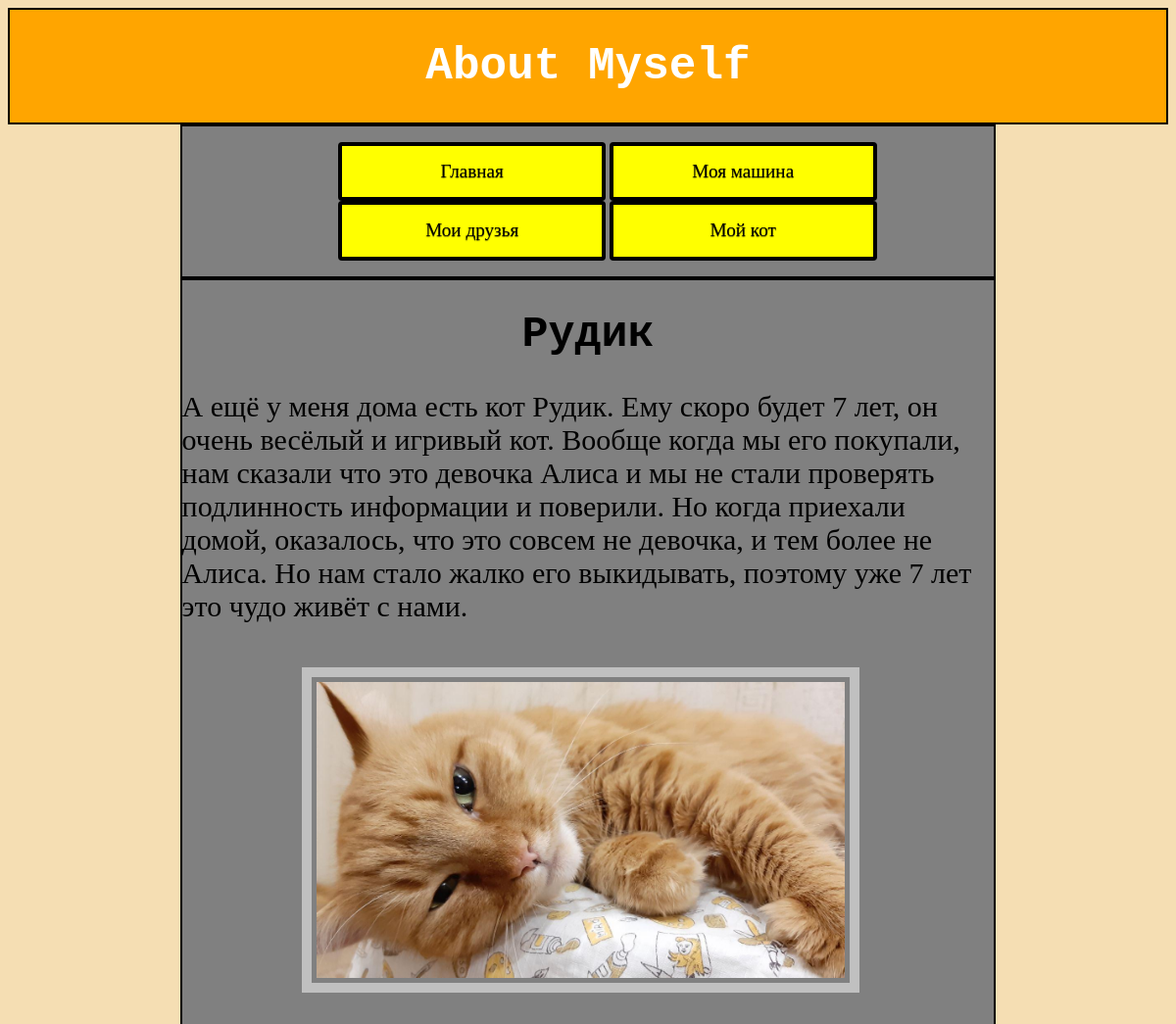
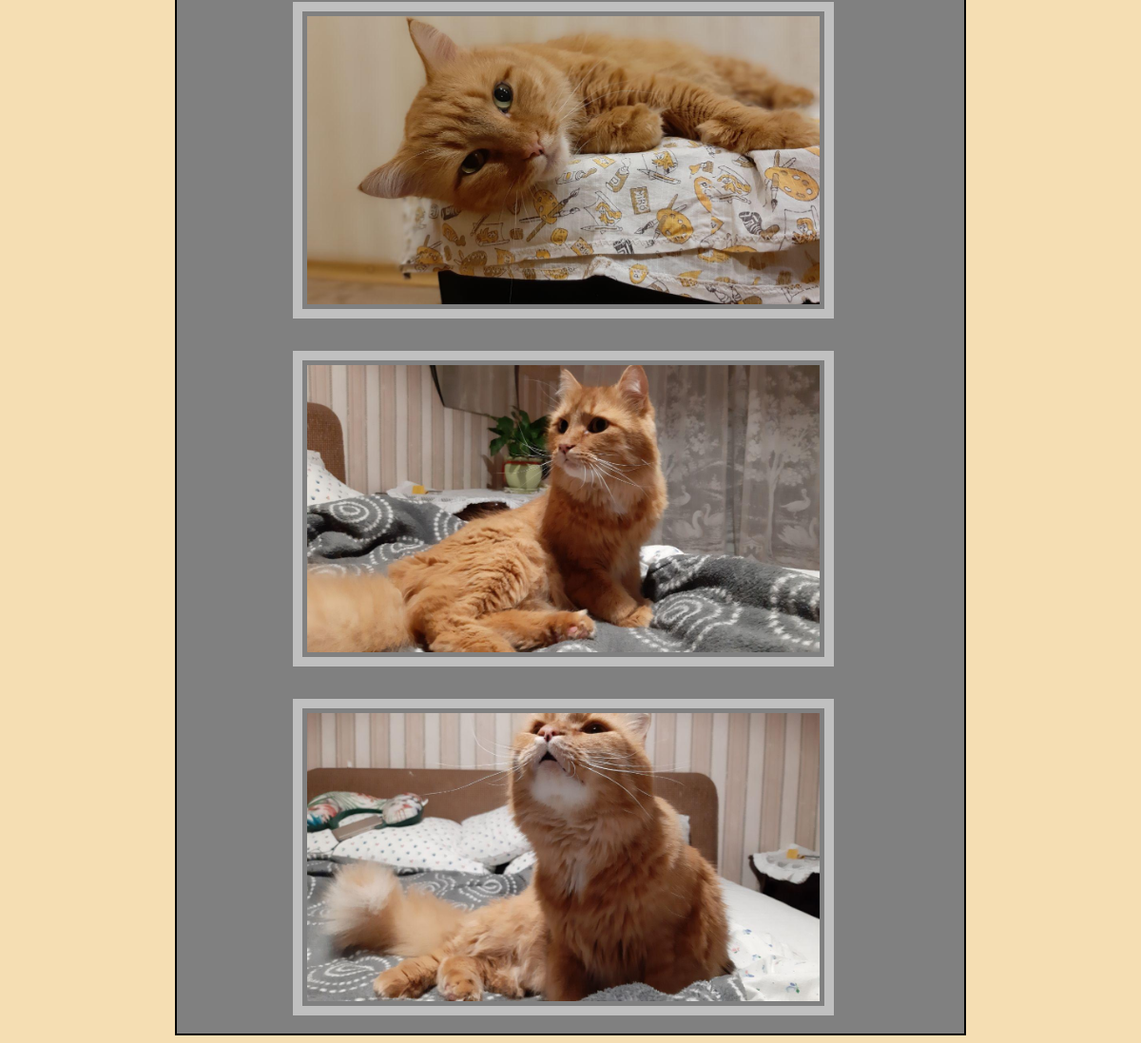
/home/cat/, run on the app's committed database (2 pictures, top to bottom).
### cat/models.py (models this page shows, shortened)
class Cat(models.Model):
    description = models.TextField(max_length=512, blank=True, null=False)
    class Meta:
        verbose_name = 'Кот'
        verbose_name_plural = 'Коты'

class PhotoCat(models.Model):
    photo = models.ImageField(upload_to='picture/')
    cat = models.ForeignKey(Cat, models.CASCADE)
    class Meta:
        verbose_name = 'Фото кота'

### cat/views.py (the view)
# urls.py: path('', views.work, name='cat')
def work(request):
    description = Cat.objects.all()
    photo = PhotoCat.objects.all()
    return render(request, 'cat.html', locals())

### templates/cat.html (shortened to what this page needs)
{% extends "Main.html" %}
{% block content %}
    <div class = "fon4">
    <h1><center>Рудик</center></h1>
    {% for i in description %}
        <p>{{ i.description }}</p>
    {% endfor %}
    {% for i in photo %}
        <center>
            <a href="{{ i.photo.url }}"><img src="{{ i.photo.url }}"></a>
        </center>
    {% endfor %}
    </div>
{% endblock %}

### templates/Main.html (shortened to what this page needs)
<!DOCTYPE html>
{% load static %}
<html lang="en">
<head>
    <link rel="stylesheet" type="text/css" href="{% static 'Main.css' %}">
</head>
<body>
<div class = "fon1">
    <h1>About Myself</h1>
</div>
 <nav class="container">
    <ul>
        <li class="nav-item"><a href="{%url 'home'%}" class="nav-link">Главная</a></li>
        <li class="nav-item"><a href="{%url 'car'%}" class="nav-link">Моя машина</a></li>
        <li class="nav-item"><a href="{%url 'company'%}" class="nav-link">Мои друзья</a></li>
        <li class="nav-item"><a href="{%url 'cat'%}" class="nav-link">Мой кот</a></li>
      </ul>
 </nav>
{% block content %}
{% endblock %}
</body>
</html>

### static/Main.css (style rules this page uses)
body { background-color: wheat; }
.fon1 { font-size: 23px; text-align: center; padding-top: 1px; font-family: "Bitstream Vera Sans Mono", Monaco, "Courier New", Courier, monospace; font-weight: 100; height: 10%; width: auto; color: white; border: 2px solid black; background: orange; }
.fon4 { width: 70%; height: auto; position: relative; margin: auto; border: 2px solid black; background: grey; }
.fon4 h1 { font-size: 45px; font-family: "Bitstream Vera Sans Mono", Monaco, "Courier New", Courier, monospace; }
.fon4 p { font-size: 30px; }
.fon4 img { height: 20%; width: 65%; position: relative; text-align: center; padding: 5px; border: 10px solid silver; float: bottom; margin: 15px 15px 15px 0; }
.container { width: 70%; height: auto; position: relative; margin: auto; border: 2px solid black; background: grey; text-align: center; float: bottom; }
.nav-item { padding: 3px; background: rgba(0, 0, 0, 0.01); border-radius: 4px; display: inline-block; vertical-align: baseline; zoom: 1; *display: inline; *vertical-align: auto; background-image: -webkit-linear-gradient(top, black, black); background-image: -moz-linear-gradient(top, black, black); background-image: -o-linear-gradient(top, black, black); background-image: linear-gradient(to bottom, black, black); }
.nav-link { display: block; line-height: 275%; width: 7cm; font-size: 120%; color: black; text-decoration: none; text-shadow: 0 1px 1px rgba(0, 0, 0, 0.5); background: yellow; border: 1px solid; }

### data on the page
Cat: description "А ещё у меня дома есть кот Рудик. Ему скоро будет 7 лет, он очень весёлый и игривый кот. Вообще когда мы его покупали, нам сказали что это девочка Алиса и мы не стали проверять подлинность информации и поверили. Но когда приехали домой, оказалось, что это совсем не девочка, и тем более не Алиса. Но нам стало жалко его выкидывать, поэтому уже 7 лет это чудо живёт с нами."
PhotoCat: photo (picture)
PhotoCat: photo (picture)
PhotoCat: photo (picture)
PhotoCat: photo (picture)
